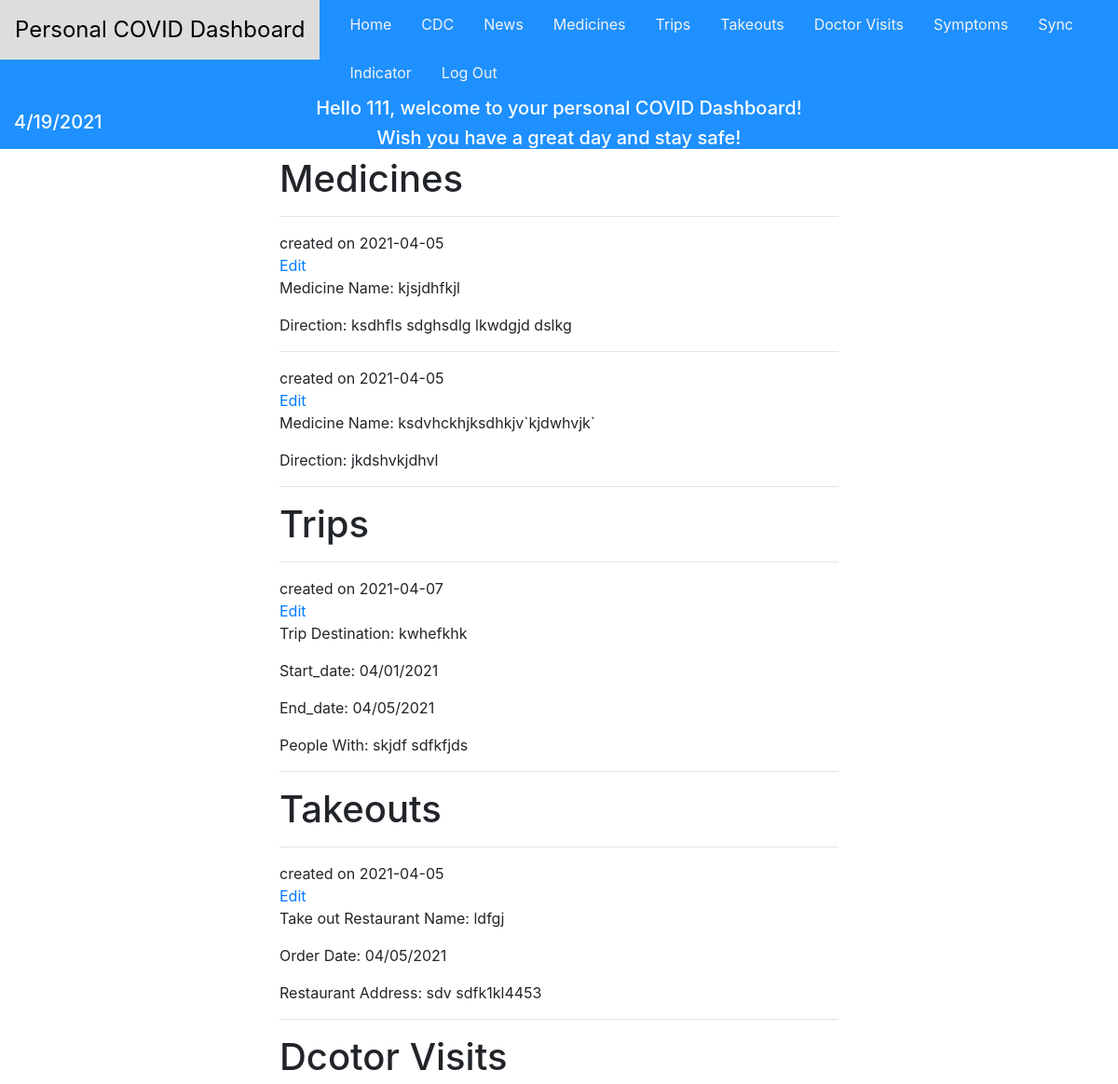
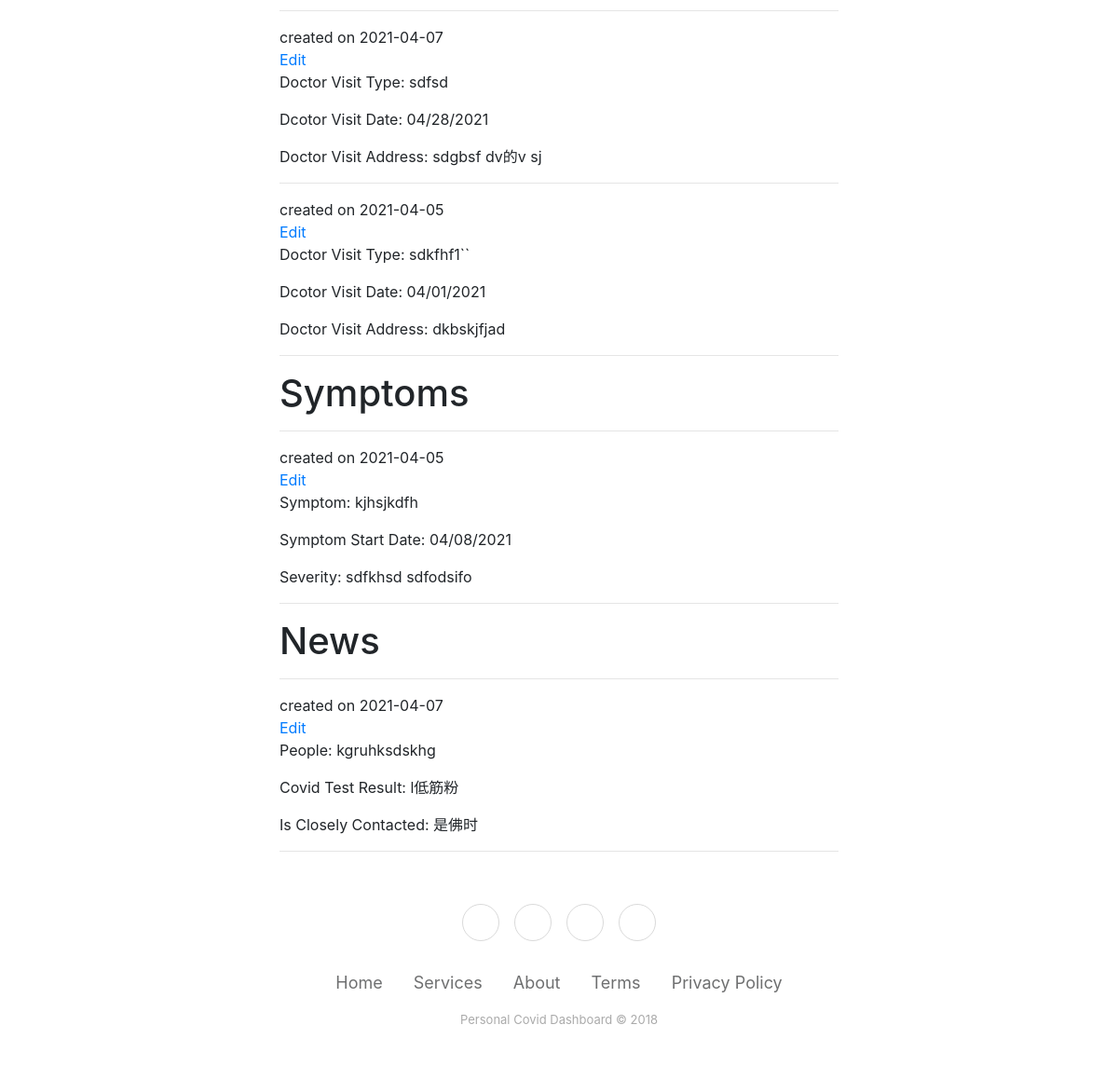
Page / (signed in) on the earlier database version (2 pictures, top to bottom).
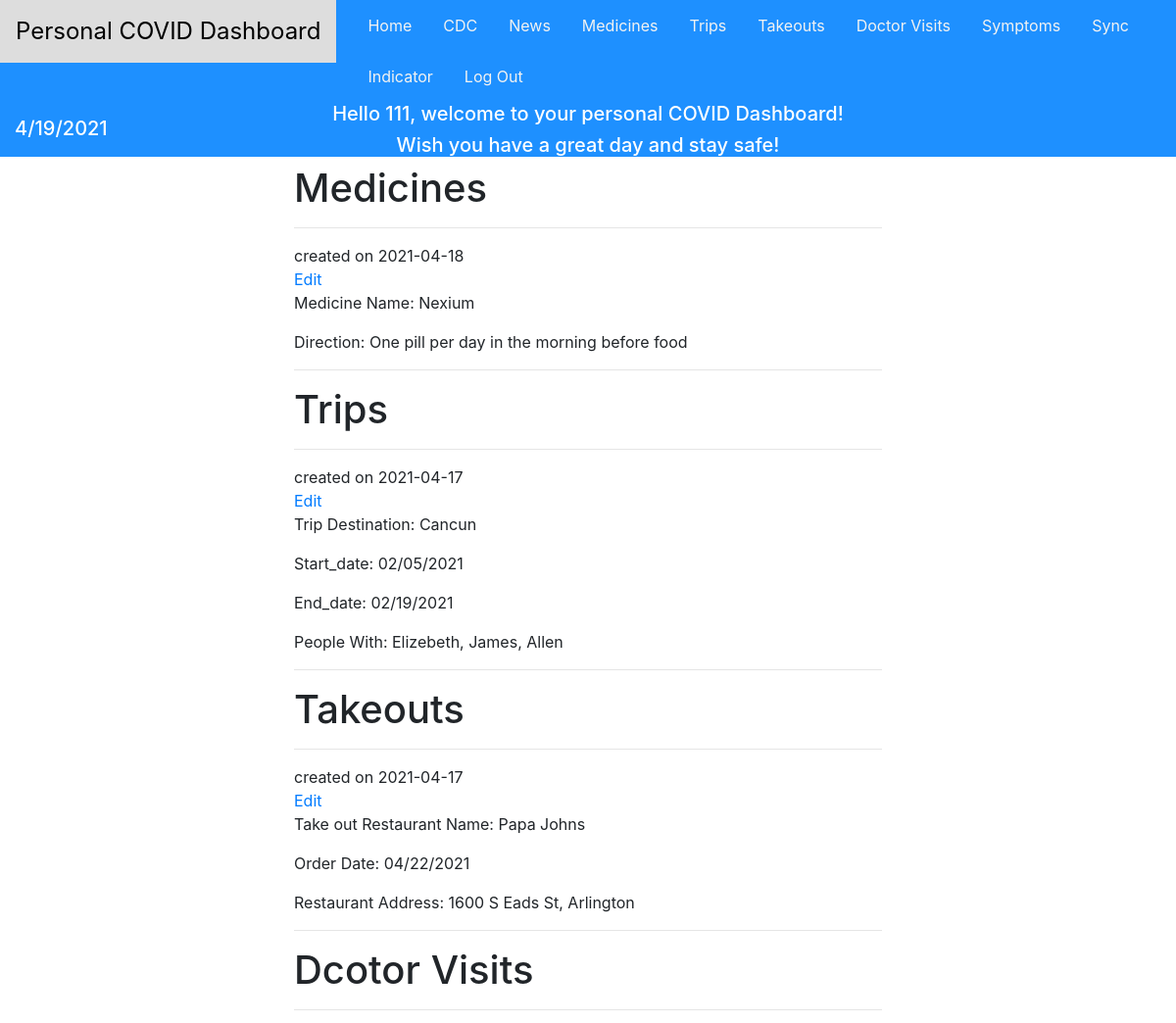
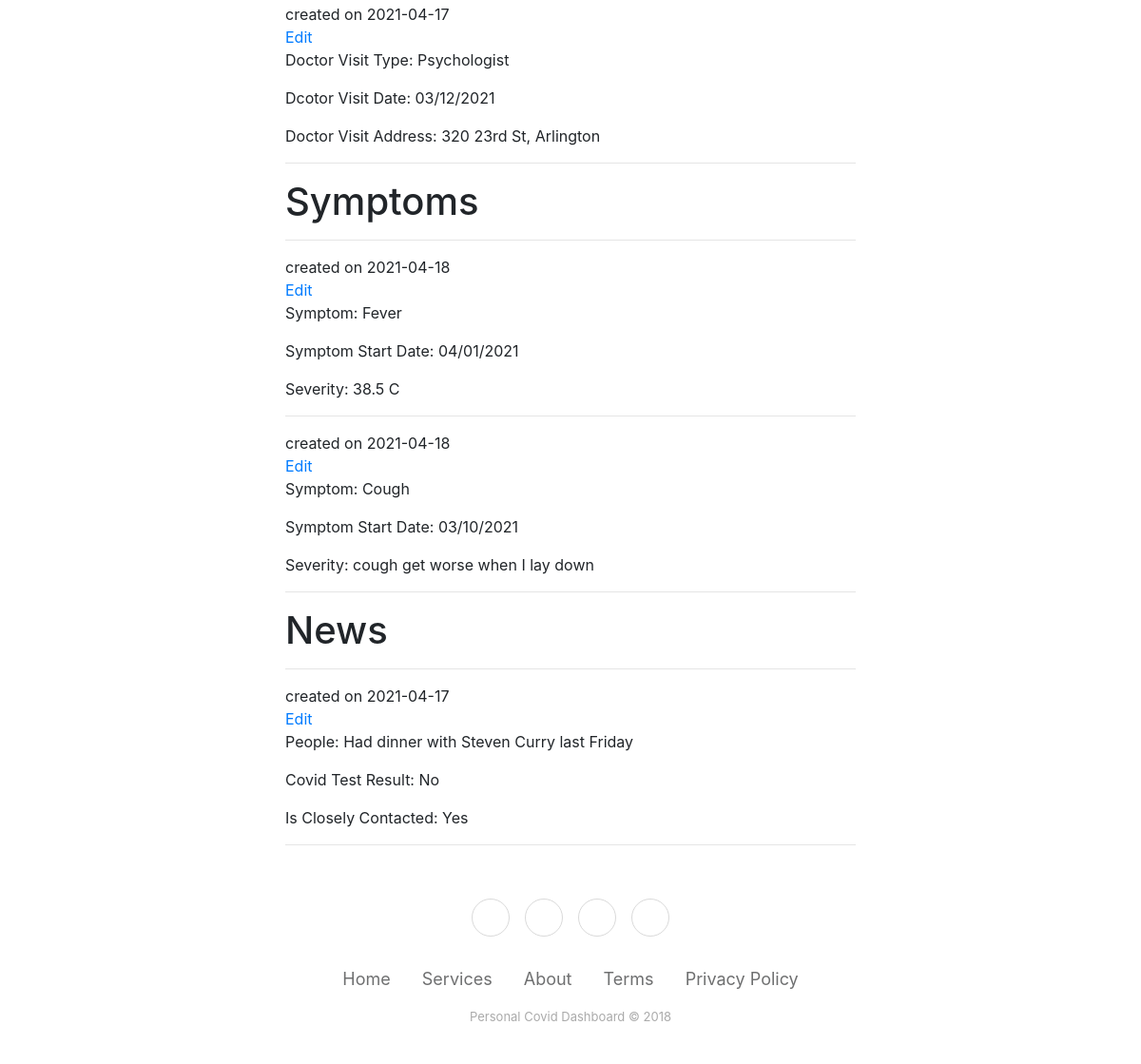
Same page on the later database version (2 pictures, top to bottom).
### tables this page shows
CREATE TABLE medicine (
  id INTEGER PRIMARY KEY AUTOINCREMENT,
  author_id INTEGER NOT NULL,
  created TIMESTAMP NOT NULL DEFAULT CURRENT_TIMESTAMP,
  med_name TEXT NOT NULL,
  direction TEXT NOT NULL,
  FOREIGN KEY (author_id) REFERENCES user (id)
);

CREATE TABLE trip (
  id INTEGER PRIMARY KEY AUTOINCREMENT,
  author_id INTEGER NOT NULL,
  created TIMESTAMP NOT NULL DEFAULT CURRENT_TIMESTAMP,
  destination TEXT NOT NULL,
  s_date TEXT NOT NULL,
  e_date TEXT NOT NULL,
  people TEXT NOT NULL,
  FOREIGN KEY (author_id) REFERENCES user (id)
);

CREATE TABLE takeout (
  id INTEGER PRIMARY KEY AUTOINCREMENT,
  author_id INTEGER NOT NULL,
  created TIMESTAMP NOT NULL DEFAULT CURRENT_TIMESTAMP,
  rest_name TEXT NOT NULL,
  rest_address TEXT NOT NULL,
  order_date TEXT NOT NULL,
  FOREIGN KEY (author_id) REFERENCES user (id)
);

CREATE TABLE doctor (
  id INTEGER PRIMARY KEY AUTOINCREMENT,
  author_id INTEGER NOT NULL,
  created TIMESTAMP NOT NULL DEFAULT CURRENT_TIMESTAMP,
  doc_type TEXT NOT NULL,
  doc_address TEXT NOT NULL,
  doc_date TEXT NOT NULL,
  FOREIGN KEY (author_id) REFERENCES user (id)
);

CREATE TABLE symptom (
  id INTEGER PRIMARY KEY AUTOINCREMENT,
  author_id INTEGER NOT NULL,
  created TIMESTAMP NOT NULL DEFAULT CURRENT_TIMESTAMP,
  symptom_name TEXT NOT NULL,
  s_date TEXT NOT NULL,
  severity TEXT NOT NULL,
  FOREIGN KEY (author_id) REFERENCES user (id)
);

CREATE TABLE news (
  id INTEGER PRIMARY KEY AUTOINCREMENT,
  author_id INTEGER NOT NULL,
  created TIMESTAMP NOT NULL DEFAULT CURRENT_TIMESTAMP,
  people TEXT NOT NULL,
  covid_test TEXT NOT NULL,
  close_contact TEXT NOT NULL,
  FOREIGN KEY (author_id) REFERENCES user (id)
);

### dashboard/blog.py (the view)
@bp.route('/')
def index():
    db = get_db()
    posts = db.execute(
        'SELECT p.id, title, body, created, author_id, username'
        ' FROM post p JOIN user u ON p.author_id = u.id'
        ' ORDER BY created DESC'
    ).fetchall()
    medicines = db.execute(
        'SELECT p.id, med_name, direction, created, author_id, username'
        ' FROM medicine p JOIN user u ON p.author_id = u.id'
        ' ORDER BY created DESC'
    ).fetchall()
    trips = db.execute(
        'SELECT t.id, destination, people, s_date, e_date, created, author_id, username'
        ' FROM trip t JOIN user u ON t.author_id = u.id'
        ' ORDER BY created DESC'
    ).fetchall()
    takeouts = db.execute(
        'SELECT t.id, rest_name, rest_address, order_date, created, author_id, username'
        ' FROM takeout t JOIN user u ON t.author_id = u.id'
        ' ORDER BY created DESC'
    ).fetchall()
    doctors = db.execute(
        'SELECT d.id, doc_type, doc_address, doc_date, created, author_id, username'
        ' FROM doctor d JOIN user u ON d.author_id = u.id'
        ' ORDER BY created DESC'
    ).fetchall()
    newss = db.execute(
        'SELECT n.id, people, covid_test, close_contact, created, author_id, username'
        ' FROM news n JOIN user u ON n.author_id = u.id'
        ' ORDER BY created DESC'
    ).fetchall()
    symptoms = db.execute(
        'SELECT s.id, symptom_name, s_date, severity, created, author_id, username'
        ' FROM symptom s JOIN user u ON s.author_id = u.id'
        ' ORDER BY created DESC'
    ).fetchall()
    return render_template('blog/index.html',
                            posts=posts,
                            medicines=medicines,
                            trips=trips,
                            takeouts=takeouts,
                            doctors=doctors,
                            newss=newss,
                            symptoms=symptoms)

### dashboard/auth.py (called while the page is built)
@bp.before_app_request
def load_logged_in_user():
    user_id = session.get('user_id')
    if user_id is None:
        g.user = None
    else:
        g.user = get_db().execute(
            'SELECT * FROM user WHERE id = ?', (user_id,)
        ).fetchone()

### dashboard/db.py (called while the page is built)
def get_db():
    if 'db' not in g:
        g.db = sqlite3.connect(
            current_app.config['DATABASE'],
            detect_types=sqlite3.PARSE_DECLTYPES
        )
        g.db.row_factory = sqlite3.Row
    return g.db

### dashboard/templates/blog/index.html (shortened to what the changed rows need)
{% extends 'base.html' %}
{% block content %}
  {% if g.user %}
    <h1>Medicines</h1>
    <hr>
  {% endif %}
  {% for medicine in medicines %}
    {% if g.user['id'] == medicine['author_id'] %}
        <article class="medicine">
        <header>
            <div>
            <div class="about">created on {{ medicine['created'].strftime('%Y-%m-%d') }}</div>
            </div>
            <a class="action" href="{{ url_for('medicine.update', id=medicine['id']) }}">Edit</a>
        </header>
            <p>Medicine Name: {{ medicine['med_name'] }}</p>
            <p class="body">Direction: {{  medicine['direction'] }}</p>
        </article>
        <hr>
    {% endif %}
  {% endfor %}
  {% if g.user %}
    <h1>Trips</h1>
    <hr>
  {% endif %}
  {% for trip in trips %}
    {% if g.user['id'] == trip['author_id'] %}
        <article class="trip">
        <header>
            <div>
            <div class="about">created on {{ trip['created'].strftime('%Y-%m-%d') }}</div>
            </div>
            <a class="action" href="{{ url_for('trip.update', id=trip['id']) }}">Edit</a>
        </header>
            <p>Trip Destination: {{ trip['destination'] }}</p>
            <p class="body">Start_date: {{ trip['s_date'] }}</p>
            <p class="body">End_date: {{ trip['e_date'] }}</p>
            <p class="body">People With: {{ trip['people'] }}</p>
        </article>
        <hr>
    {% endif %}
  {% endfor %}
  {% if g.user %}
    <h1>Takeouts</h1>
    <hr>
  {% endif %}
  {% for takeout in takeouts %}
    {% if g.user['id'] == takeout['author_id'] %}
        <article class="takeout">
        <header>
            <div>
            <div class="about">created on {{ takeout['created'].strftime('%Y-%m-%d') }}</div>
            </div>
            <a class="action" href="{{ url_for('takeout.update', id=takeout['id']) }}">Edit</a>
        </header>
            <p>Take out Restaurant Name: {{ takeout['rest_name'] }}</p>
            <p class="body">Order Date: {{ takeout['order_date'] }}</p>
            <p class="body">Restaurant Address: {{ takeout['rest_address'] }}</p>
        </article>
        <hr>
    {% endif %}
  {% endfor %}
  {% if g.user %}
    <h1>Dcotor Visits</h1>
    <hr>
  {% endif %}
  {% for doctor in doctors %}
    {% if g.user['id'] == doctor['author_id'] %}
        <article class="doctor">
        <header>
            <div>
              <div class="about">created on {{ doctor['created'].strftime('%Y-%m-%d') }}</div>
            </div>
            <a class="action" href="{{ url_for('doctor.update', id=doctor['id']) }}">Edit</a>
        </header>
            <p>Doctor Visit Type: {{ doctor['doc_type'] }}</p>
            <p class="body">Dcotor Visit Date: {{ doctor['doc_date'] }}</p>
            <p class="body">Doctor Visit Address: {{ doctor['doc_address'] }}</p>
        </article>
        <hr>
    {% endif %}
  {% endfor %}
  {% if g.user %}
    <h1>Symptoms</h1>
    <hr>
  {% endif %}
  {% for symptom in symptoms %}
    {% if g.user['id'] == symptom['author_id'] %}
        <article class="news">
        <header>
            <div>
            <div class="about">created on {{ symptom['created'].strftime('%Y-%m-%d') }}</div>
            </div>
            <a class="action" href="{{ url_for('symptom.update', id=symptom['id']) }}">Edit</a>
        </header>
            <p>Symptom: {{ symptom['symptom_name'] }}</p>
            <p class="body">Symptom Start Date: {{ symptom['s_date'] }}</p>
            <p>Severity: {{symptom['severity']}}</p>
        </article>
        <hr>
    {% endif %}
  {% endfor %}
  {% if g.user %}
    <h1>News</h1>
    <hr>
  {% endif %}
  {% for news in newss %}
    {% if g.user['id'] == news['author_id'] %}
        <article class="news">
        <header>
            <div>
            <div class="about">created on {{ news['created'].strftime('%Y-%m-%d') }}</div>
            </div>
            <a class="action" href="{{ url_for('news.update', id=news['id']) }}">Edit</a>
        </header>
            <p>People: {{ news['people'] }}</p>
            <p class="body">Covid Test Result: {{ news['covid_test'] }}</p>
            <p>Is Closely Contacted: {{news['close_contact']}}</p>
        </article>
        <hr>
    {% endif %}
  {% endfor %}
{% endblock %}

Differences in the rows shown:
removed medicine: created "2021-04-05", med_name "kjsjdhfkjl", direction "ksdhfls sdghsdlg lkwdgjd dslkg"
removed medicine: created "2021-04-05", med_name "ksdvhckhjksdhkjv`kjdwhvjk`", direction "jkdshvkjdhvl"
removed trip: created "2021-04-07", destination "kwhefkhk", s_date "04/01/2021", e_date "04/05/2021", people "skjdf sdfkfjds"
removed takeout: created "2021-04-05", rest_name "ldfgj", order_date "04/05/2021", rest_address "sdv sdfk1kl4453"
removed doctor: created "2021-04-07", doc_type "sdfsd", doc_date "04/28/2021", doc_address "sdgbsf dv的v sj"
removed doctor: created "2021-04-05", doc_type "sdkfhf1``", doc_date "04/01/2021", doc_address "dkbskjfjad"
removed symptom: created "2021-04-05", symptom_name "kjhsjkdfh", s_date "04/08/2021", severity "sdfkhsd sdfodsifo"
removed news: created "2021-04-07", people "kgruhksdskhg", covid_test "l低筋粉", close_contact "是佛时"
added medicine: created "2021-04-18", med_name "Nexium", direction "One pill per day in the morning before food"
added trip: created "2021-04-17", destination "Cancun", s_date "02/05/2021", e_date "02/19/2021", people "Elizebeth, James, Allen"
added takeout: created "2021-04-17", rest_name "Papa Johns", order_date "04/22/2021", rest_address "1600 S Eads St, Arlington"
added doctor: created "2021-04-17", doc_type "Psychologist", doc_date "03/12/2021", doc_address "320 23rd St, Arlington"
added symptom: created "2021-04-18", symptom_name "Fever", s_date "04/01/2021", severity "38.5 C"
added symptom: created "2021-04-18", symptom_name "Cough", s_date "03/10/2021", severity "cough get worse when I lay down"
added news: created "2021-04-17", people "Had dinner with Steven Curry last Friday", covid_test "No", close_contact "Yes"
